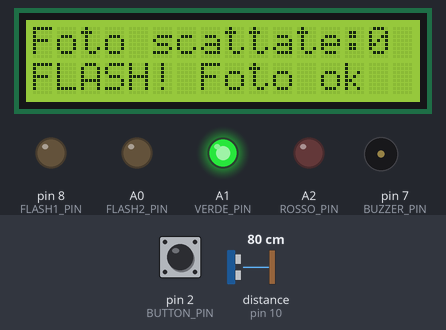
The sketch below on a simulated Arduino Uno, built with avr-gcc and run on an emulated ATmega328P. Parts: 16×2 character LCD, output pins drawn as LEDs (lit = HIGH), buzzer (waves = sounding). Wiring (inferred from the names in the program): ultrasonic range finder: trigger pin 9; echo pin 10. The inputs (shaded band) are chosen by the test bench; at power-on: pin 2 (BUTTON_PIN) HIGH, distance to the obstacle (sensor on pin 10) 80 cm. The echo pulse lasts 58.3 µs per cm; pins used as bus, display or sensor lines are not drawn; what the sketch prints to the serial monitor is not drawn.

Above: at 2.2 s.
2.3 s: pin 2 (BUTTON_PIN) pulled LOW for 0.2 s
At 3.4 s:
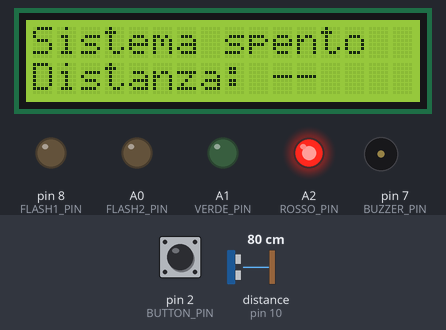
4.1 s: pin 2 (BUTTON_PIN) pulled LOW for 1 s
At 6.0 s:
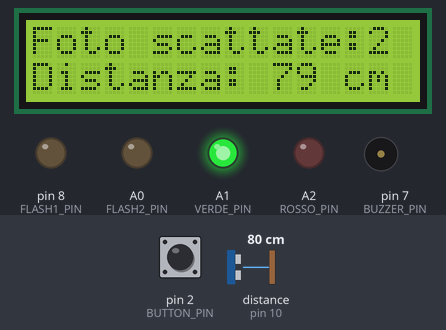
6.6 s: distance to the obstacle (sensor on pin 10) set to 60 cm
At 7.7 s:
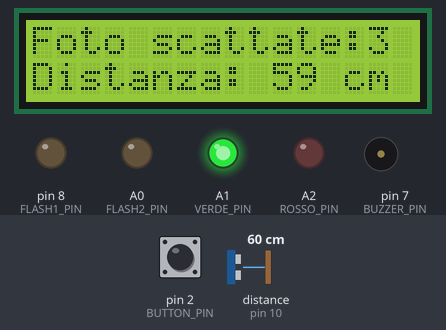
9.6 s: distance to the obstacle (sensor on pin 10) set to 97 cm
At 9.87 s:
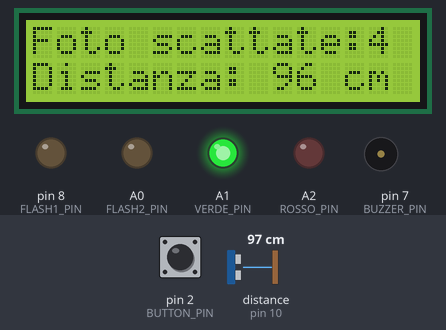
11.2 s: distance to the obstacle (sensor on pin 10) set to 105 cm
At 11.38 s:
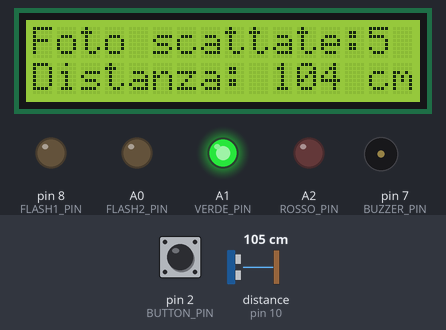
12.7 s: pin 2 (BUTTON_PIN) pulled LOW for 0.2 s
At 12.82 s:
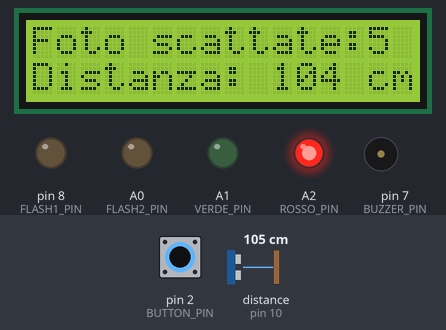
Timing chart, 0 to 15.4 s (numbered marks = the images above; inputs shaded):
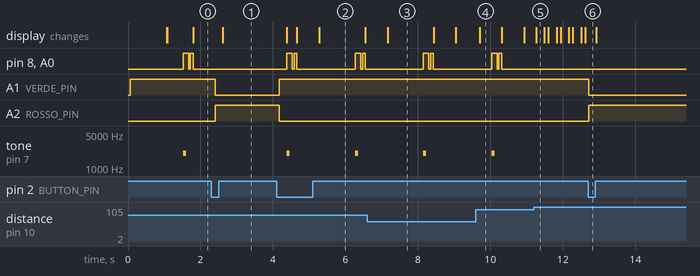

The sketch:

autovelox.ino
```cpp
#include <LiquidCrystal.h>

LiquidCrystal lcd(12, 11, 5, 4, 3, 6);  // RS, E, D4, D5, D6, D7

const int TRIG_PIN = 9;
const int ECHO_PIN = 10;
const int FLASH1_PIN = 8;
const int FLASH2_PIN = A0;
const int VERDE_PIN = A1;
const int ROSSO_PIN = A2;
const int BUZZER_PIN = 7;
const int BUTTON_PIN = 2;

const int SOGLIA_CM = 100;
const unsigned long COOLDOWN_MS = 1500;

unsigned long ultimoFlash = 0;
int fotoScattate = 0;
bool attivo = true;
bool ultimoStato = HIGH;

void setup() {
  pinMode(TRIG_PIN, OUTPUT);
  pinMode(ECHO_PIN, INPUT);
  pinMode(FLASH1_PIN, OUTPUT);
  pinMode(FLASH2_PIN, OUTPUT);
  pinMode(VERDE_PIN, OUTPUT);
  pinMode(ROSSO_PIN, OUTPUT);
  pinMode(BUZZER_PIN, OUTPUT);
  pinMode(BUTTON_PIN, INPUT_PULLUP);

  Serial.begin(9600);
  lcd.begin(16, 2);
  lcd.print("Autovelox pronto");
  aggiornaLedStato();
  delay(1000);
  lcd.clear();
  Serial.println("Autovelox pronto");
}

void aggiornaLedStato() {
  digitalWrite(VERDE_PIN, attivo ? HIGH : LOW);
  digitalWrite(ROSSO_PIN, attivo ? LOW : HIGH);
}

float misuraDistanza() {
  digitalWrite(TRIG_PIN, LOW);
  delayMicroseconds(2);
  digitalWrite(TRIG_PIN, HIGH);
  delayMicroseconds(10);
  digitalWrite(TRIG_PIN, LOW);
  long durata = pulseIn(ECHO_PIN, HIGH, 30000);
  if (durata == 0) return -1;
  return durata * 0.0343 / 2.0;
}

void flash() {
  digitalWrite(FLASH1_PIN, HIGH);
  digitalWrite(FLASH2_PIN, HIGH);
  tone(BUZZER_PIN, 2000, 80);
  delay(150);
  digitalWrite(FLASH1_PIN, LOW);
  digitalWrite(FLASH2_PIN, LOW);
  delay(50);
  digitalWrite(FLASH1_PIN, HIGH);
  digitalWrite(FLASH2_PIN, HIGH);
  delay(80);
  digitalWrite(FLASH1_PIN, LOW);
  digitalWrite(FLASH2_PIN, LOW);
}

void aggiornaDisplay(float distanza) {
  lcd.setCursor(0, 0);
  if (!attivo) {
    lcd.print("Sistema spento  ");
  } else {
    lcd.print("Foto scattate:");
    lcd.print(fotoScattate);
    lcd.print("   ");
  }
  lcd.setCursor(0, 1);
  if (distanza < 0) {
    lcd.print("Distanza: --    ");
  } else {
    lcd.print("Distanza: ");
    lcd.print((int)distanza);
    lcd.print(" cm   ");
  }
}

void loop() {
  bool stato = digitalRead(BUTTON_PIN);
  if (stato == LOW && ultimoStato == HIGH) {
    attivo = !attivo;
    aggiornaLedStato();
    Serial.println(attivo ? "Attivo" : "Spento");
    delay(200);
  }
  ultimoStato = stato;

  if (!attivo) {
    aggiornaDisplay(-1);
    delay(100);
    return;
  }

  float distanza = misuraDistanza();
  aggiornaDisplay(distanza);

  if (distanza > 0) {
    Serial.print("Distanza: ");
    Serial.print(distanza);
    Serial.println(" cm");

    if (distanza < SOGLIA_CM && millis() - ultimoFlash > COOLDOWN_MS) {
      flash();
      fotoScattate++;
      ultimoFlash = millis();
      lcd.setCursor(0, 1);
      lcd.print("FLASH! Foto ok  ");
      delay(500);
    }
  }
  delay(100);
}
```

Measured:
- the behaviour switches between 100 and 101 cm on distance to the obstacle (sensor on pin 10) (found by bisection; images 4 and 5)
- after the input at 2.3 s, pin 8 (FLASH1_PIN), A0 (FLASH2_PIN): stays LOW (without the input it goes to HIGH after 1.1 s); A1 (VERDE_PIN): HIGH → LOW after 0.10 s; A2 (ROSSO_PIN): LOW → HIGH after 0.10 s; tone on pin 7 (BUZZER_PIN): stays silent (without the input it goes to 2000 Hz after 1.1 s); the display: changes after 0.31 s (image 1)
- after the input at 4.1 s, A1 (VERDE_PIN): LOW → HIGH after 0.07 s; A2 (ROSSO_PIN): HIGH → LOW after 0.07 s; tone on pin 7 (BUZZER_PIN): alternates 2000 Hz for 0.08 s and silent for 1.8 s, starting after 0.28 s; the display: first changes after 0.28 s (image 2 shows a later state)
- after the input at 11.2 s, pin 8 (FLASH1_PIN), A0 (FLASH2_PIN): stays LOW (without the input it goes to HIGH after 0.63 s); tone on pin 7 (BUZZER_PIN): stays silent (without the input it goes to 2000 Hz after 0.63 s); the display: changes after 0.07 s (image 5)
- after the input at 12.7 s, A1 (VERDE_PIN): HIGH → LOW at once; A2 (ROSSO_PIN): LOW → HIGH at once
- what the display in image 2 shows lasts 1.3 s, from 5.3 s to 6.6 s
- what the display in image 4 shows lasts 0.6 s, from 9.7 s to 10.3 s
